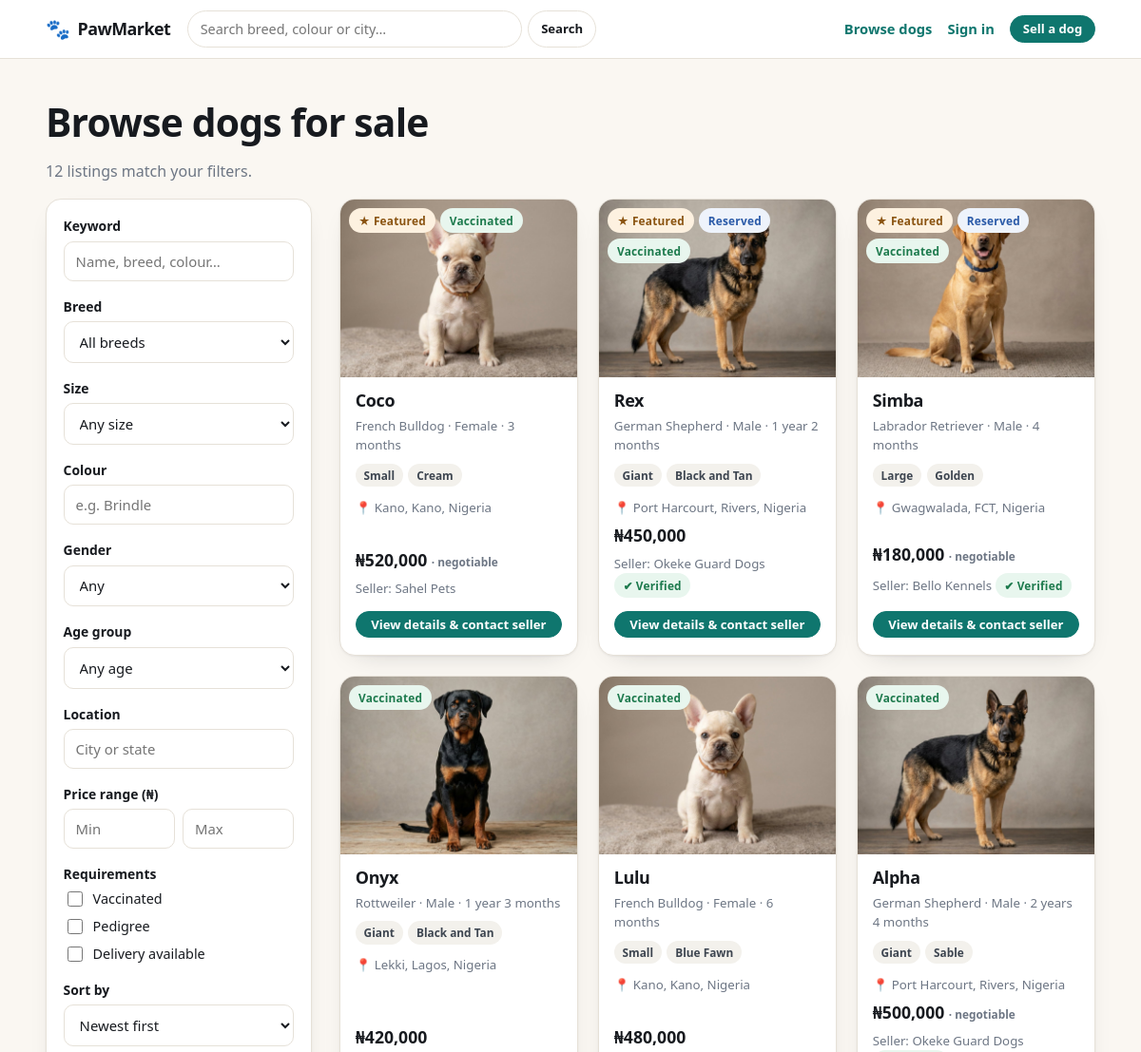
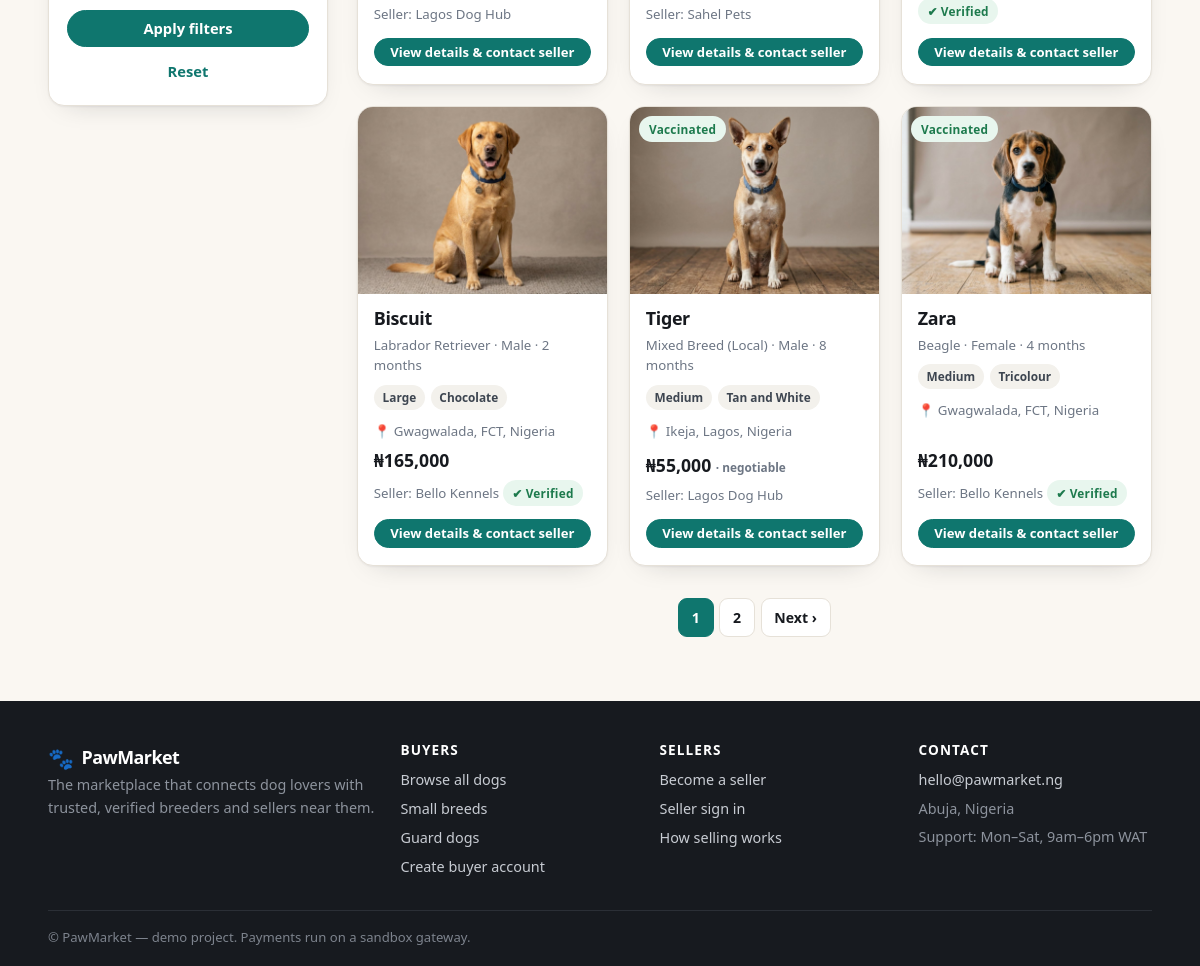
The page /dogs on the database its author committed (2 pictures, top to bottom).
### app/models.py (models this page shows, shortened)
class Dog(db.Model):
    __tablename__ = "dogs"
    id = db.Column(db.Integer, primary_key=True)
    seller_id = db.Column(db.Integer, db.ForeignKey("users.id"), nullable=False)
    name = db.Column(db.String(80), nullable=False)
    breed = db.Column(db.String(80), nullable=False, index=True)
    color = db.Column(db.String(80))
    size = db.Column(db.String(20), default="Medium", index=True)
    gender = db.Column(db.String(10), default="Male")
    age_months = db.Column(db.Integer, default=3)
    weight_kg = db.Column(db.Float)
    price = db.Column(db.Float, nullable=False, default=0)
    negotiable = db.Column(db.Boolean, default=False)
    delivery_available = db.Column(db.Boolean, default=False)
    description = db.Column(db.Text)
    temperament = db.Column(db.String(200))
    health_notes = db.Column(db.String(300))
    vaccinated = db.Column(db.Boolean, default=False)
    dewormed = db.Column(db.Boolean, default=False)
    pedigree = db.Column(db.Boolean, default=False)
    trained = db.Column(db.Boolean, default=False)
    kennel_club_registered = db.Column(db.Boolean, default=False)
    city = db.Column(db.String(80))
    state = db.Column(db.String(80))
    country = db.Column(db.String(80), default="Nigeria")
    status = db.Column(db.String(20), default="available", index=True)
    is_featured = db.Column(db.Boolean, default=False)
    views = db.Column(db.Integer, default=0)
    created_at = db.Column(db.DateTime, default=datetime.utcnow, index=True)
    images = db.relationship("DogImage", backref="dog", lazy="select",
                             cascade="all, delete-orphan")
    orders = db.relationship("Order", backref="dog", lazy="dynamic",
                             cascade="all, delete-orphan")
    @property
    def primary_image(self):
        for img in self.images:
            if img.is_primary:
                return img.filename
        return self.images[0].filename if self.images else None
    @property
    def age_label(self):
        if not self.age_months:
            return "Unknown"
        if self.age_months < 12:
            return f"{self.age_months} month{'s' if self.age_months != 1 else ''}"
        years, months = divmod(self.age_months, 12)
        label = f"{years} year{'s' if years != 1 else ''}"
        if months:
            label += f" {months} month{'s' if months != 1 else ''}"
        return label
    @property
    def location(self):
        parts = [p for p in (self.city, self.state, self.country) if p]
        return ", ".join(parts) if parts else "Location not provided"

class DogImage(db.Model):
    __tablename__ = "dog_images"
    id = db.Column(db.Integer, primary_key=True)
    dog_id = db.Column(db.Integer, db.ForeignKey("dogs.id"), nullable=False)
    filename = db.Column(db.String(255), nullable=False)
    is_primary = db.Column(db.Boolean, default=False)

class User(UserMixin, db.Model):
    __tablename__ = "users"
    id = db.Column(db.Integer, primary_key=True)
    full_name = db.Column(db.String(120), nullable=False)
    email = db.Column(db.String(160), unique=True, nullable=False, index=True)
    phone = db.Column(db.String(40))
    whatsapp = db.Column(db.String(40))
    password_hash = db.Column(db.String(255), nullable=False)
    role = db.Column(db.String(20), nullable=False, default="buyer")
    business_name = db.Column(db.String(160))
    bio = db.Column(db.Text)
    country = db.Column(db.String(80), default="Nigeria")
    state = db.Column(db.String(80))
    city = db.Column(db.String(80))
    address = db.Column(db.String(200))
    avatar = db.Column(db.String(200))
    is_verified = db.Column(db.Boolean, default=False)   # admin-controlled badge
    is_active_user = db.Column(db.Boolean, default=True)  # admin can suspend
    created_at = db.Column(db.DateTime, default=datetime.utcnow)
    dogs = db.relationship("Dog", backref="seller", lazy="dynamic",
                           cascade="all, delete-orphan", foreign_keys="Dog.seller_id")
    favorites = db.relationship("Favorite", backref="user", lazy="dynamic",
                                cascade="all, delete-orphan")
    orders = db.relationship("Order", backref="buyer", lazy="dynamic",
                             foreign_keys="Order.buyer_id",
                             cascade="all, delete-orphan")

### app/views.py (the view)
@main_bp.route("/dogs")
def browse():
    page = request.args.get("page", 1, type=int)
    per_page = current_app.config["DOGS_PER_PAGE"]
    pagination = _dog_filters(request.args).paginate(page=page, per_page=per_page, error_out=False)
    breeds = [b for (b,) in db.session.query(Dog.breed).distinct().order_by(Dog.breed).all()]
    states = [s for (s,) in db.session.query(Dog.state).distinct()
              .filter(Dog.state.isnot(None)).order_by(Dog.state).all()]
    favorite_ids = set()
    if current_user.is_authenticated:
        favorite_ids = {f.dog_id for f in current_user.favorites}
    page_args = {k: v for k, v in request.args.items() if k != "page"}
    return render_template("browse.html", pagination=pagination, dogs=pagination.items,
                           breeds=breeds, states=states, sizes=SIZES,
                           favorite_ids=favorite_ids, args=request.args,
                           page_args=page_args)

### templates/browse.html (shortened to what this page needs)
{% extends "base.html" %}
{% block content %}
<section style="padding-bottom:1rem">
  <div class="container">
    <h1>Browse dogs for sale</h1>
    <p class="muted">{{ pagination.total }} listing{{ '' if pagination.total == 1 else 's' }} match your filters.</p>
    <div class="browse-layout mt-2">
      <aside class="filters">
        <form method="get" action="{{ url_for('main.browse') }}">
          <div class="filter-group">
            <label for="f-q">Keyword</label>
            <input id="f-q" type="search" name="q" value="{{ args.get('q','') }}"
                   placeholder="Name, breed, colour…">
          </div>
          <div class="filter-group">
            <label for="f-breed">Breed</label>
            <select id="f-breed" name="breed">
              <option value="">All breeds</option>
            </select>
          </div>
          <div class="filter-group">
            <label for="f-size">Size</label>
            <select id="f-size" name="size">
              <option value="">Any size</option>
            </select>
          </div>
          <div class="filter-group">
            <label for="f-color">Colour</label>
            <input id="f-color" type="text" name="color" value="{{ args.get('color','') }}" placeholder="e.g. Brindle">
          </div>
          <div class="filter-group">
            <label for="f-gender">Gender</label>
            <select id="f-gender" name="gender">
              <option value="">Any</option>
            </select>
          </div>
          <div class="filter-group">
            <label for="f-age">Age group</label>
            <select id="f-age" name="age">
              <option value="">Any age</option>
            </select>
          </div>
          <div class="filter-group">
            <label for="f-loc">Location</label>
            <input id="f-loc" list="states" name="location" value="{{ args.get('location','') }}"
                   placeholder="City or state">
          </div>
          <div class="filter-group">
            <label>Price range ({{ CURRENCY }})</label>
            <div class="price-row">
              <input type="number" name="min_price" min="0" placeholder="Min" value="{{ args.get('min_price','') }}">
              <input type="number" name="max_price" min="0" placeholder="Max" value="{{ args.get('max_price','') }}">
            </div>
          </div>
          <div class="filter-group">
            <label>Requirements</label>
            <div class="check"><input type="checkbox" name="vaccinated" value="1"
              {{ 'checked' if args.get('vaccinated') == '1' }}> <span>Vaccinated</span></div>
            <div class="check"><input type="checkbox" name="pedigree" value="1"
              {{ 'checked' if args.get('pedigree') == '1' }}> <span>Pedigree</span></div>
            <div class="check"><input type="checkbox" name="delivery" value="1"
              {{ 'checked' if args.get('delivery') == '1' }}> <span>Delivery available</span></div>
          </div>
          <div class="filter-group">
            <label for="f-sort">Sort by</label>
            <select id="f-sort" name="sort">
              {% for value, label in [('newest','Newest first'),('price_low','Price: low to high'),
                                      ('price_high','Price: high to low'),('popular','Most viewed')] %}
                <option value="{{ value }}" {{ 'selected' if args.get('sort') == value }}>{{ label }}</option>
              {% endfor %}
            </select>
          </div>
          <button class="btn btn-primary btn-block" type="submit">Apply filters</button>
          <a class="btn btn-ghost btn-block mt-1" href="{{ url_for('main.browse') }}">Reset</a>
        </form>
      </aside>
      <div>
        {% if dogs %}
          <div class="grid grid-3">
            {% for dog in dogs %}{% include "_dog_card.html" %}{% endfor %}
          </div>
          {% if pagination.pages > 1 %}
            <nav class="pagination">
              {% for p in pagination.iter_pages(left_edge=1, right_edge=1, left_current=2, right_current=2) %}
                {% if p %}
                  {% if p == pagination.page %}
                    <span class="current">{{ p }}</span>
                  {% else %}
                    <a href="{{ url_for('main.browse', page=p, **page_args) }}">{{ p }}</a>
                  {% endif %}
                {% else %}<span>…</span>{% endif %}
              {% endfor %}
              {% if pagination.has_next %}
                <a href="{{ url_for('main.browse', page=pagination.next_num, **page_args) }}">Next ›</a>
              {% endif %}
            </nav>
          {% endif %}
        {% else %}
          <div class="empty">
            <h3>No dogs match those filters</h3>
            <p>Try widening your price range or clearing a filter or two.</p>
            <a class="btn btn-primary" href="{{ url_for('main.browse') }}">Clear all filters</a>
          </div>
        {% endif %}
      </div>
    </div>
  </div>
</section>
{% endblock %}

### templates/_dog_card.html (shortened to what this page needs)
{% set dog = dog %}
<article class="dog-card">
  <div class="dog-thumb">
    <a href="{{ url_for('main.dog_detail', dog_id=dog.id) }}">
      <img src="{{ url_for('static', filename='uploads/' + dog.primary_image) if dog.primary_image else url_for('static', filename='img/placeholder.svg') }}"
           alt="{{ dog.name }} — {{ dog.breed }}" loading="lazy">
    </a>
    <div class="thumb-tags">
      {% if dog.is_featured %}<span class="badge badge-amber">★ Featured</span>{% endif %}
      {% if dog.status == 'reserved' %}<span class="badge badge-info">Reserved</span>{% endif %}
      {% if dog.vaccinated %}<span class="badge badge-ok">Vaccinated</span>{% endif %}
    </div>
  </div>
  <div class="dog-body">
    <h3><a href="{{ url_for('main.dog_detail', dog_id=dog.id) }}" style="color:inherit">{{ dog.name }}</a></h3>
    <div class="dog-meta">{{ dog.breed }} · {{ dog.gender }} · {{ dog.age_label }}</div>
    <div class="chips">
      <span class="pill">{{ dog.size }}</span>
      {% if dog.color %}<span class="pill">{{ dog.color }}</span>{% endif %}
    </div>
    <div class="dog-meta">📍 {{ dog.location }}</div>
    <div class="dog-price">
      {{ dog.price|money }}
      {% if dog.negotiable %}<small>· negotiable</small>{% endif %}
    </div>
    <div class="dog-meta tiny">Seller: {{ dog.seller.business_name or dog.seller.full_name }}
      {% if dog.seller.is_verified %}<span class="badge badge-ok">✔ Verified</span>{% endif %}
    </div>
    <a class="btn btn-primary btn-sm btn-block mt-1" href="{{ url_for('main.dog_detail', dog_id=dog.id) }}">
      View details & contact seller
    </a>
  </div>
</article>

### static/css/app.css (style rules this page uses)
:root { --ink:#171a1f; --ink-2:#3d4550; --muted:#6d7684; --line:#e6e1d8; --cream:#faf7f2; --card:#ffffff; --brand:#0f766e; --brand-dark:#0b5a54; --brand-tint:#e6f2f0; --accent:#e08b2c; --accent-tint:#fdf1e0; --danger:#b4342c; --danger-tint:#fdeceb; --ok:#1d7a4d; --ok-tint:#e8f6ee; --info-tint:#eef3fb; --info:#2a5aa8; --radius:16px; --radius-sm:10px; --shadow:0 1px 2px rgba(23,26,31,.05), 0 10px 28px -18px rgba(23,26,31,.28); --shadow-lg:0 18px 50px -24px rgba(23,26,31,.42); }
* { box-sizing:border-box }
html,body { margin:0;padding:0 }
body { font-family:"Segoe UI",system-ui,-apple-system,"Helvetica Neue",Arial,sans-serif; color:var(--ink);background:var(--cream);line-height:1.55;-webkit-font-smoothing:antialiased; }
a { color:var(--brand);text-decoration:none }
h1,h2,h3,h4 { margin:0 0 .4em;line-height:1.18;letter-spacing:-.02em }
h1 { font-size:clamp(1.9rem,3.4vw,2.9rem) }
h3 { font-size:1.12rem }
p { margin:0 0 1em }
img { max-width:100%;display:block }
.container { width:min(1180px,92vw);margin:0 auto }
.muted { color:var(--muted) }
.tiny { font-size:.78rem }
.mt-1 { margin-top:.5rem }
.mt-2 { margin-top:1rem }
section { padding:2.6rem 0 }
.btn { display:inline-flex;align-items:center;justify-content:center;gap:.45rem;cursor:pointer; border:1px solid var(--line);background:#fff;color:var(--ink);font-weight:650;font-size:.92rem; padding:.62rem 1.05rem;border-radius:999px;transition:.16s;font-family:inherit;line-height:1 }
.btn-primary { background:var(--brand);border-color:var(--brand);color:#fff }
.btn-ghost { background:transparent;border-color:transparent;color:var(--brand);padding:.5rem .7rem }
.btn-sm { padding:.42rem .8rem;font-size:.82rem }
.btn-block { width:100% }
.badge { display:inline-flex;align-items:center;gap:.3rem;padding:.24rem .6rem;border-radius:999px; font-size:.74rem;font-weight:700;letter-spacing:.02em;background:var(--brand-tint);color:var(--brand-dark) }
.badge-amber { background:var(--accent-tint);color:#8a5310 }
.badge-ok { background:var(--ok-tint);color:var(--ok) }
.badge-info { background:var(--info-tint);color:var(--info) }
.pill { display:inline-block;padding:.2rem .55rem;border-radius:999px;background:#f3f1ec; font-size:.74rem;color:var(--ink-2);font-weight:600 }
.grid { display:grid;gap:1.3rem }
.grid-3 { grid-template-columns:repeat(3,1fr) }
.dog-card { background:var(--card);border:1px solid var(--line);border-radius:var(--radius); overflow:hidden;box-shadow:var(--shadow);transition:.18s;display:flex;flex-direction:column }
.dog-thumb { position:relative;aspect-ratio:4/3;overflow:hidden;background:#efece6 }
.dog-thumb img { width:100%;height:100%;object-fit:cover;transition:.35s }
.thumb-tags { position:absolute;top:.6rem;left:.6rem;display:flex;gap:.35rem;flex-wrap:wrap }
.dog-body { padding:.9rem 1rem 1.1rem;display:flex;flex-direction:column;gap:.35rem;flex:1 }
.dog-body h3 { margin:0 }
.dog-meta { font-size:.83rem;color:var(--muted) }
.dog-price { font-weight:800;font-size:1.1rem;color:var(--ink);margin-top:auto }
.dog-price small { font-weight:600;color:var(--muted);font-size:.74rem }
.chips { display:flex;gap:.35rem;flex-wrap:wrap;margin:.2rem 0 .35rem }
.browse-layout { display:grid;grid-template-columns:280px 1fr;gap:1.8rem;align-items:start }
.filters { background:#fff;border:1px solid var(--line);border-radius:var(--radius);padding:1.1rem; box-shadow:var(--shadow);position:sticky;top:86px }
.filter-group { margin-bottom:1rem }
.check { display:flex;align-items:center;gap:.5rem;font-size:.9rem;margin-bottom:.4rem }
.check input { accent-color:var(--brand);width:16px;height:16px }
.price-row { display:flex;gap:.5rem }
.price-row input { width:100% }
label { display:block;font-weight:650;font-size:.87rem;margin-bottom:.3rem }
input,select,textarea { width:100%;font-family:inherit;font-size:.93rem;padding:.62rem .75rem; border:1px solid var(--line);border-radius:var(--radius-sm);background:#fff;color:var(--ink) }
.pagination { display:flex;gap:.35rem;justify-content:center;margin-top:2rem }
.pagination a,.pagination span { padding:.45rem .8rem;border:1px solid var(--line);border-radius:9px; background:#fff;font-size:.88rem;font-weight:600;color:var(--ink) }
.pagination .current { background:var(--brand);border-color:var(--brand);color:#fff }

### rows shown on the page
Dog: filename (picture), is_featured "★ Featured", vaccinated "Vaccinated", name "Coco", breed "French Bulldog", gender "Female", age_label "3 months", size "Small", color "Cream", location "Kano, Kano, Nigeria", price "₦520,000", negotiable "· negotiable", seller "Sahel Pets"
Dog: filename (picture), is_featured "★ Featured", status "Reserved", vaccinated "Vaccinated", name "Rex", breed "German Shepherd", gender "Male", age_label "1 year 2 months", size "Giant", color "Black and Tan", location "Port Harcourt, Rivers, Nigeria", price "₦450,000", seller "Okeke Guard Dogs", shows "✔ Verified"
Dog: filename (picture), is_featured "★ Featured", status "Reserved", vaccinated "Vaccinated", name "Simba", breed "Labrador Retriever", gender "Male", age_label "4 months", size "Large", color "Golden", location "Gwagwalada, FCT, Nigeria", price "₦180,000", negotiable "· negotiable", seller "Bello Kennels", shows "✔ Verified"
Dog: filename (picture), vaccinated "Vaccinated", name "Onyx", breed "Rottweiler", gender "Male", age_label "1 year 3 months", size "Giant", color "Black and Tan", location "Lekki, Lagos, Nigeria", price "₦420,000", seller "Lagos Dog Hub"
Dog: filename (picture), vaccinated "Vaccinated", name "Lulu", breed "French Bulldog", gender "Female", age_label "6 months", size "Small", color "Blue Fawn", location "Kano, Kano, Nigeria", price "₦480,000", seller "Sahel Pets"
Dog: filename (picture), vaccinated "Vaccinated", name "Alpha", breed "German Shepherd", gender "Male", age_label "2 years 4 months", size "Giant", color "Sable", location "Port Harcourt, Rivers, Nigeria", price "₦500,000", negotiable "· negotiable", seller "Okeke Guard Dogs", shows "✔ Verified"
Dog: filename (picture), name "Biscuit", breed "Labrador Retriever", gender "Male", age_label "2 months", size "Large", color "Chocolate", location "Gwagwalada, FCT, Nigeria", price "₦165,000", seller "Bello Kennels", shows "✔ Verified"
Dog: filename (picture), vaccinated "Vaccinated", name "Tiger", breed "Mixed Breed (Local)", gender "Male", age_label "8 months", size "Medium", color "Tan and White", location "Ikeja, Lagos, Nigeria", price "₦55,000", negotiable "· negotiable", seller "Lagos Dog Hub"
Dog: filename (picture), vaccinated "Vaccinated", name "Zara", breed "Beagle", gender "Female", age_label "4 months", size "Medium", color "Tricolour", location "Gwagwalada, FCT, Nigeria", price "₦210,000", seller "Bello Kennels", shows "✔ Verified"

### other values the page prints
{{ SITE_NAME }} "PawMarket"
{{ pagination.total }} "12"
{{ '' if pagination.total == 1 else 's' }} "s"
{{ CURRENCY }} "₦"
{{ p }} "1"
{{ p }} "2"
{{ CONTACT_EMAIL }} "hello@pawmarket.ng"
form field sort "Newest first"
